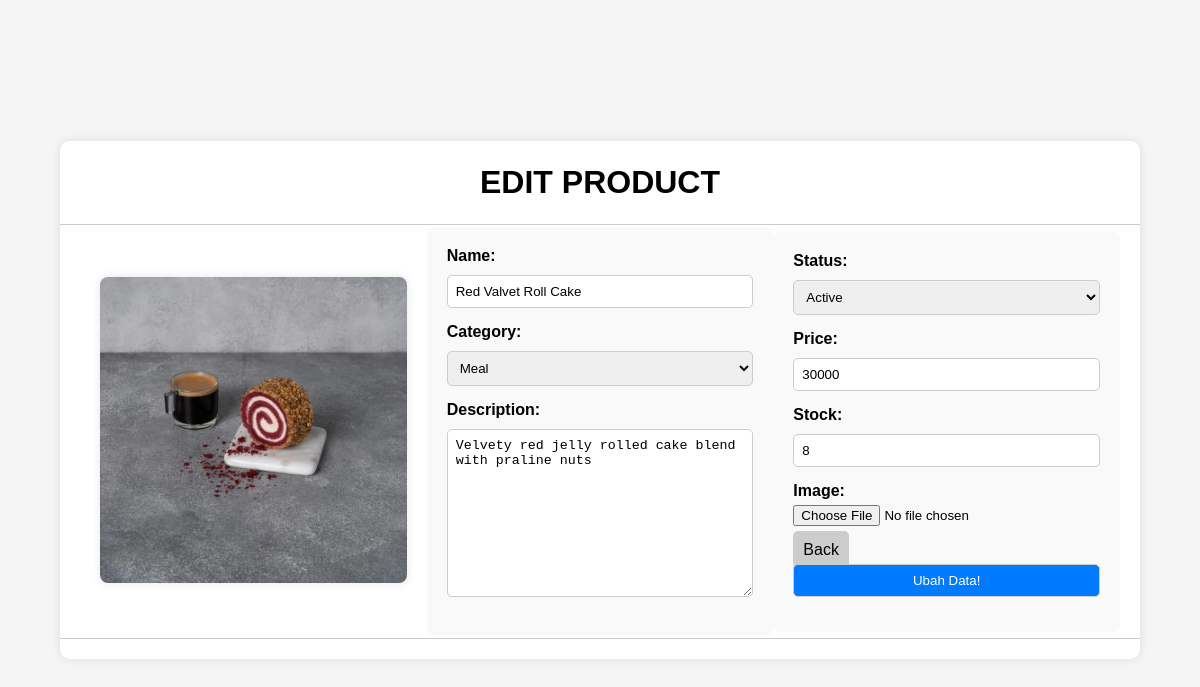
Page /draw/edit.php?id_product=1 (signed in) on the committed database.
### tables this page shows
CREATE TABLE `products` (
  `id_product` int(11) NOT NULL,
  `product_name` varchar(50) NOT NULL,
  `description` varchar(200) DEFAULT NULL,
  `category` varchar(15) DEFAULT NULL,
  `price` int(10) NOT NULL,
  `status` enum('active','draft','empty') NOT NULL,
  `stock` int(11) NOT NULL,
  `image` varchar(100) DEFAULT NULL
);

### component/functions.php (called while the page is built, shortened)
<?php
$db_host = 'localhost';
$db_name = 'javajunction';
$db_user_name = 'root';
$db_user_pass = '';
try {
    $conn = new PDO("mysql:host=$db_host;dbname=$db_name", $db_user_name, $db_user_pass);
    $conn->setAttribute(PDO::ATTR_ERRMODE, PDO::ERRMODE_EXCEPTION);
} catch (PDOException $e) {
    echo "Koneksi gagal: " . $e->getMessage();
    die();
}
function query($query)
{
    global $conn;
    try {
        $stmt = $conn->query($query);
        $rows = $stmt->fetchAll(PDO::FETCH_ASSOC);
        return $rows;
    } catch (PDOException $e) {
        echo "Query gagal: " . $e->getMessage();
        die();
    }
}

### draw/edit.php (the view, shortened to what this page needs)
<?php
require_once '../../component/functions.php';
$id = $_GET["id_product"];
$product = query("SELECT * FROM products WHERE id_product = $id")[0];
?>
<!DOCTYPE html>
<html lang="en">
<head>
</head>
<body>
    <div class="container">
        <div class="row">
            <h1>EDIT PRODUCT</h1>
        </div>
        <div class="row">
            <div class="col product-image">
                <img src="../../img/<?= $product["image"] ?>" alt="<?= $product["product_name"] ?>">
            </div>
            <div class="col product-details">
                <form action="" method="post" enctype="multipart/form-data">
                    <ul>
                        <li>
                            <label for="name">Name:</label>
                            <input type="text" name="name" id="name" required value="<?= $product["product_name"] ?>">
                        </li>
                        <li>
                            <label for="category">Category:</label>
                            <select name="category" id="category" class="input" required>
                                <option value="meal" <?= ($product["category"] == 'meal') ? 'selected' : '' ?>>Meal</option>
                            </select>
                        </li>
                        <li>
                            <label for="description">Description:</label>
                            <textarea name="description" id="description" cols="30" rows="10"><?= $product["description"] ?></textarea>
                        </li>
                    </ul>
            </div>
            <div class="col product-details">
                <ul>
                    <li>
                        <label for="status">Status:</label>
                        <select name="status" id="status" class="input" required>
                            <option value="active" <?= ($product["status"] === 'active') ? 'selected' : '' ?>>Active</option>
                        </select>
                    </li>
                    <li>
                        <label for="price">Price:</label>
                        <input type="text" name="price" id="price" required value="<?= $product["price"] ?>">
                    </li>
                    <li>
                        <label for="stock">Stock:</label>
                        <input type="text" name="stock" id="stock" required value="<?= $product["stock"] ?>">
                    </li>
                    <li>
                        <label for="image">Image:</label>
                        <input type="file" name="image" id="image">
                    </li>
                    <li>
                        <a class="back-btn" href="../dashboard/index.php">Back</a>
                        <button type="submit" name="submit">Ubah Data!</button>
                    </li>
                </ul>
            </div>
        </div>
    </div>
</body>
</html>

### draw/edit.php (style rules this page uses)
body { font-family: 'Arial', sans-serif; background-color: #f5f5f5; margin: 0; padding: 0; display: flex; flex-direction: column; align-items: center; justify-content: center; height: 100vh; }
.container { display: flex; flex-direction: column; max-width: 90%; margin: 20px auto; padding-bottom: 20px; background-color: #fff; border-radius: 10px; overflow: hidden; box-shadow: 0 0 10px rgba(0, 0, 0, 0.1); }
.row { display: flex; justify-content: center; align-items: center; padding: 2px 20px; border-bottom: 1px solid #ccc; }
.col { flex: 1; padding: 20px; }
.product-image img { max-width: 100%; height: auto; border-radius: 8px; box-shadow: 0 0 10px rgba(0, 0, 0, 0.1); }
.product-details { display: flex; flex-direction: column; background-color: #f9f9f9; border-radius: 8px; padding: 20px; }
.product-details ul { list-style: none; padding: 0; margin: 0; }
.product-details li { margin-bottom: 15px; }
.product-details label { display: block; font-weight: bold; margin-bottom: 5px; }
.product-details input[type="text"], .product-details select, .product-details textarea, .product-details button { width: 100%; padding: 8px; margin-top: 5px; box-sizing: border-box; border: 1px solid #ccc; border-radius: 5px; }
.back-btn, button { padding: 10px; border: none; border-radius: 5px; cursor: pointer; transition: background-color 0.3s ease; }
.back-btn { text-decoration: none; background-color: #ccc; color: #000; margin-right: 10px; }
button { background-color: #007bff; color: #fff; }

### rows in the picture
products: image (picture), name "Red Valvet Roll Cake", category "Meal", description "Velvety red jelly rolled cake blend with praline nuts", price "30000", stock "8"
